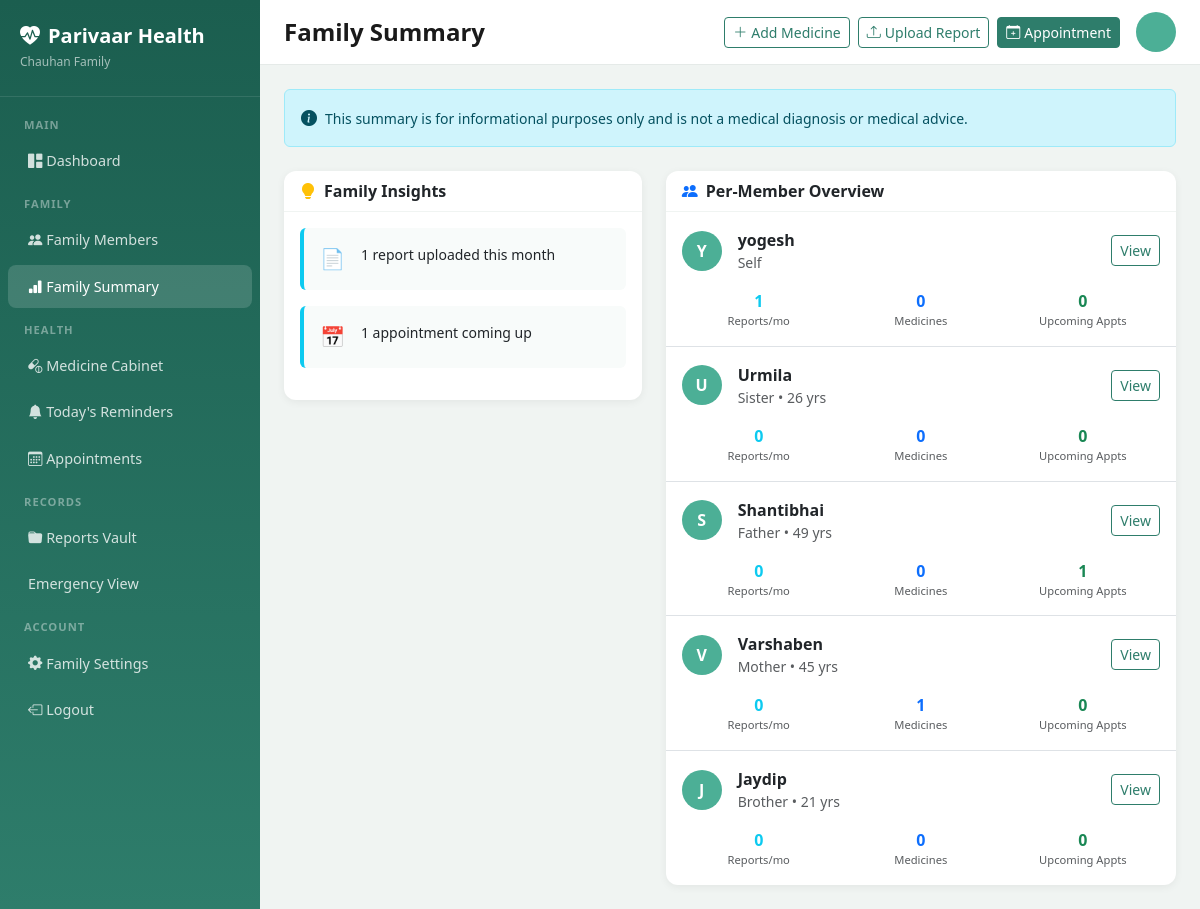
The app's page /family-summary/ (signed in) with its own data.
### accounts/models.py (models this page shows, shortened)
class Family(models.Model):
    id = models.UUIDField(primary_key=True, default=uuid.uuid4, editable=False)
    name = models.CharField(max_length=255)
    city = models.CharField(max_length=100)
    admin = models.OneToOneField(User, on_delete=models.CASCADE, related_name='admin_family')
    created_at = models.DateTimeField(auto_now_add=True)
    updated_at = models.DateTimeField(auto_now=True)
    class Meta:
        verbose_name_plural = 'Families'

class FamilyMember(models.Model):
    ROLE_CHOICES = [
        ('admin', 'Primary Caregiver (Admin)'),
        ('member', 'Secondary Member'),
        ('view_only', 'View-Only Member'),
    ]
    GENDER_CHOICES = [
        ('male', 'Male'),
        ('female', 'Female'),
        ('other', 'Other'),
    ]
    RELATIONSHIP_CHOICES = [
        ('self', 'Self'),
        ('spouse', 'Spouse'),
        ('father', 'Father'),
        ('mother', 'Mother'),
        ('son', 'Son'),
        ('daughter', 'Daughter'),
        ('grandfather', 'Grandfather'),
        ('grandmother', 'Grandmother'),
        ('brother', 'Brother'),
        ('sister', 'Sister'),
        ('other', 'Other'),
    ]
    CHRONIC_CONDITION_CHOICES = [
        ('diabetes', 'Diabetes'),
        ('hypertension', 'Hypertension/BP'),
        ('heart_disease', 'Heart Disease'),
        ('asthma', 'Asthma'),
        ('thyroid', 'Thyroid'),
        ('arthritis', 'Arthritis'),
        ('kidney_disease', 'Kidney Disease'),
        ('cancer', 'Cancer'),
        ('copd', 'COPD'),
        ('other', 'Other'),
    ]
    id = models.UUIDField(primary_key=True, default=uuid.uuid4, editable=False)
    family = models.ForeignKey(Family, on_delete=models.CASCADE, related_name='members')
    user = models.OneToOneField(User, on_delete=models.SET_NULL, null=True, blank=True, related_name='family_member')
    name = models.CharField(max_length=255)
    date_of_birth = models.DateField(null=True, blank=True)
    gender = models.CharField(max_length=10, choices=GENDER_CHOICES)
    relationship = models.CharField(max_length=20, choices=RELATIONSHIP_CHOICES)
    role = models.CharField(max_length=20, choices=ROLE_CHOICES, default='member')
    phone = models.CharField(max_length=15, blank=True)
    abha_id = models.CharField(max_length=50, blank=True, verbose_name='ABHA ID')
    abha_linked = models.BooleanField(default=False)
    abha_consent = models.BooleanField(default=False)
    profile_photo = models.ImageField(upload_to='member_photos/', blank=True, null=True)
    created_at = models.DateTimeField(auto_now_add=True)
    updated_at = models.DateTimeField(auto_now=True)
    def get_age(self):
        if self.date_of_birth:
            from datetime import date
            today = date.today()
            return today.year - self.date_of_birth.year - (
                (today.month, today.day) < (self.date_of_birth.month, self.date_of_birth.day)
            )
        return None

### core/views.py (the view)
# urls.py: path('family-summary/', views.FamilySummaryView.as_view(), name='family_summary'),
class FamilySummaryView(LoginRequiredMixin, TemplateView):
    template_name = 'core/family_summary.html'
    def get_context_data(self, **kwargs):
        ctx = super().get_context_data(**kwargs)
        family = get_object_or_404(Family, admin=self.request.user)
        today = date.today()
        thirty_days_ago = today - timedelta(days=30)
        month_start = today.replace(day=1)
        insights = []
        reports_count = Report.objects.filter(family=family, created_at__date__gte=month_start).count()
        if reports_count:
            insights.append({
                'icon': '📄',
                'text': f'{reports_count} report{"s" if reports_count > 1 else ""} uploaded this month',
                'type': 'info'
            })
        bp_members = FamilyMember.objects.filter(
            family=family,
            medicines__name__icontains='bp'
        ).distinct()
        if not bp_members.exists():
            bp_members = FamilyMember.objects.filter(
                family=family,
                medicines__name__icontains='amlodipin'
            ).distinct()
        active_bp_count = Medicine.objects.filter(
            member__family=family,
            is_active=True,
            name__icontains='amlodipin'
        ).count()
        if active_bp_count:
            insights.append({
                'icon': '💊',
                'text': f'{active_bp_count} member{"s" if active_bp_count > 1 else ""} on active BP medication',
                'type': 'info'
            })
        missed = MedicineReminder.objects.filter(
            medicine__member__family=family,
            scheduled_time__date__gte=thirty_days_ago,
            status='missed'
        ).count()
        if missed:
            insights.append({
                'icon': '⚠️',
                'text': f'{missed} medicine dose{"s" if missed > 1 else ""} missed in the last 30 days',
                'type': 'warning'
            })
        upcoming = Appointment.objects.filter(
            family=family,
            status='scheduled',
            date_time__date__gte=today
        ).count()
        if upcoming:
            insights.append({
                'icon': '📅',
                'text': f'{upcoming} appointment{"s" if upcoming > 1 else ""} coming up',
                'type': 'info'
            })
        low_stock = sum(1 for m in Medicine.objects.filter(member__family=family, is_active=True) if m.is_low_stock())
        if low_stock:
            insights.append({
                'icon': '🔴',
                'text': f'{low_stock} medicine{"s" if low_stock > 1 else ""} running low on stock',
                'type': 'danger'
            })
        members_summary = []
        for member in family.members.all():
            member_reports = member.reports.filter(report_date__gte=thirty_days_ago).count()
            member_medicines = member.medicines.filter(is_active=True).count()
            member_appointments = member.appointments.filter(
                status='scheduled', date_time__date__gte=today
            ).count()
            members_summary.append({
                'member': member,
                'reports_this_month': member_reports,
                'active_medicines': member_medicines,
                'upcoming_appointments': member_appointments,
                'chronic_conditions': member.chronic_conditions.all(),
            })
        ctx.update({
            'family': family,
            'insights': insights,
            'members_summary': members_summary,
            'disclaimer': 'This summary is for informational purposes only and is not a medical diagnosis or medical advice.'
        })
        return ctx

### templates/core/family_summary.html (shortened to what this page needs)
{% extends 'base.html' %}
{% block page_title %}Family Summary{% endblock %}
{% block content %}
<div class="alert alert-info d-flex align-items-center gap-2 mb-4" role="alert">
    <i class="bi bi-info-circle-fill"></i>
    <small>{{ disclaimer }}</small>
</div>
<div class="row g-4">
    <div class="col-lg-5">
        <div class="card">
            <div class="card-header"><i class="bi bi-lightbulb-fill text-warning me-2"></i>Family Insights</div>
            <div class="card-body">
                {% if insights %}
                {% for insight in insights %}
                <div class="d-flex align-items-start gap-3 mb-3 p-3 rounded" style="background:#F8FBFA;border-left:4px solid {% if insight.type == 'danger' %}#dc3545{% elif insight.type == 'warning' %}#ffc107{% else %}#0dcaf0{% endif %};">
                    <span class="fs-5">{{ insight.icon }}</span>
                    <span class="small">{{ insight.text }}</span>
                </div>
                {% endfor %}
                {% else %}
                <div class="text-center py-4">
                    <i class="bi bi-bar-chart text-muted display-4"></i>
                    <p class="text-muted mt-2">Add health data to see family insights</p>
                </div>
                {% endif %}
            </div>
        </div>
    </div>
    <div class="col-lg-7">
        <div class="card">
            <div class="card-header"><i class="bi bi-people-fill text-primary me-2"></i>Per-Member Overview</div>
            <div class="card-body p-0">
                {% for item in members_summary %}
                <div class="p-3 {% if not forloop.last %}border-bottom{% endif %}">
                    <div class="d-flex align-items-center gap-3 mb-2">
                        <div class="member-avatar">{{ item.member.name|first|upper }}</div>
                        <div class="flex-grow-1">
                            <div class="fw-semibold">{{ item.member.name }}</div>
                            <div class="text-muted small">{{ item.member.get_relationship_display }}{% if item.member.get_age %} &bull; {{ item.member.get_age }} yrs{% endif %}</div>
                        </div>
                        <a href="{% url 'accounts:member_detail' item.member.pk %}" class="btn btn-sm btn-outline-primary">View</a>
                    </div>
                    <div class="row g-2 text-center mt-1">
                        <div class="col-4">
                            <div class="fw-bold text-info">{{ item.reports_this_month }}</div>
                            <div class="text-muted" style="font-size:.7rem;">Reports/mo</div>
                        </div>
                        <div class="col-4">
                            <div class="fw-bold text-primary">{{ item.active_medicines }}</div>
                            <div class="text-muted" style="font-size:.7rem;">Medicines</div>
                        </div>
                        <div class="col-4">
                            <div class="fw-bold text-success">{{ item.upcoming_appointments }}</div>
                            <div class="text-muted" style="font-size:.7rem;">Upcoming Appts</div>
                        </div>
                    </div>
                </div>
                {% empty %}
                <div class="p-4 text-center text-muted">No members found</div>
                {% endfor %}
            </div>
        </div>
    </div>
</div>
{% endblock %}

### templates/base.html (shortened to what this page needs)
<!DOCTYPE html>
<html lang="en">
<head>
    <link href="https://cdn.jsdelivr.net/npm/bootstrap@5.3.0/dist/css/bootstrap.min.css" rel="stylesheet">
    <link href="https://cdn.jsdelivr.net/npm/bootstrap-icons@1.11.0/font/bootstrap-icons.css" rel="stylesheet">
</head>
<body>
    <nav class="sidebar" id="sidebar">
        <div class="sidebar-brand">
            <h5><i class="bi bi-heart-pulse-fill me-2"></i>Parivaar Health</h5>
            {% if user.is_authenticated %}
                {% if user.admin_family %}
                    <small>{{ user.admin_family.name }} Family</small>
                {% endif %}
            {% endif %}
        </div>
        {% if user.is_authenticated %}
        <ul class="nav flex-column pt-2">
            <div class="sidebar-section">Main</div>
            <li class="nav-item">
                <a class="nav-link {% if request.resolver_match.url_name == 'dashboard' %}active{% endif %}" href="{% url 'core:dashboard' %}">
                    <i class="bi bi-grid-1x2-fill"></i> Dashboard
                </a>
            </li>
            <div class="sidebar-section">Family</div>
            <li class="nav-item">
                <a class="nav-link {% if 'member' in request.path %}active{% endif %}" href="{% url 'accounts:member_list' %}">
                    <i class="bi bi-people-fill"></i> Family Members
                </a>
            </li>
            <li class="nav-item">
                <a class="nav-link {% if 'family-summary' in request.path %}active{% endif %}" href="{% url 'core:family_summary' %}">
                    <i class="bi bi-bar-chart-fill"></i> Family Summary
                </a>
            </li>
            <div class="sidebar-section">Health</div>
            <li class="nav-item">
                <a class="nav-link {% if 'medicines' in request.path %}active{% endif %}" href="{% url 'medicines:list' %}">
                    <i class="bi bi-capsule-pill"></i> Medicine Cabinet
                </a>
            </li>
            <li class="nav-item">
                <a class="nav-link" href="{% url 'medicines:today_reminders' %}">
                    <i class="bi bi-bell-fill"></i> Today's Reminders
                </a>
            </li>
            <li class="nav-item">
                <a class="nav-link {% if 'calendar' in request.path %}active{% endif %}" href="{% url 'calendar_app:list' %}">
                    <i class="bi bi-calendar3"></i> Appointments
                </a>
            </li>
            <div class="sidebar-section">Records</div>
            <li class="nav-item">
                <a class="nav-link {% if 'vault' in request.path %}active{% endif %}" href="{% url 'vault:list' %}">
                    <i class="bi bi-folder-fill"></i> Reports Vault
                </a>
            </li>
            <li class="nav-item">
                <a class="nav-link" href="{% url 'vault:emergency' %}">
                     Emergency View
                </a>
            </li>
            <div class="sidebar-section">Account</div>
            <li class="nav-item">
                <a class="nav-link" href="{% url 'accounts:edit_family' %}">
                    <i class="bi bi-gear-fill"></i> Family Settings
                </a>
            </li>
            <li class="nav-item">
                <a class="nav-link" href="{% url 'accounts:logout' %}">
                    <i class="bi bi-box-arrow-left"></i> Logout
                </a>
            </li>
        </ul>
        {% endif %}
    </nav>
    <div class="main-content">
        <div class="topbar d-flex align-items-center justify-content-between">
            <div class="d-flex align-items-center gap-3">
                <span class="page-title">{% block page_title %}Dashboard{% endblock %}</span>
            </div>
            {% if user.is_authenticated %}
            <div class="d-flex align-items-center gap-2">
                <a href="{% url 'medicines:add' %}" class="btn btn-sm btn-outline-primary d-none d-md-inline-flex align-items-center gap-1">
                    <i class="bi bi-plus-lg"></i> Add Medicine
                </a>
                <a href="{% url 'vault:upload' %}" class="btn btn-sm btn-outline-primary d-none d-md-inline-flex align-items-center gap-1">
                    <i class="bi bi-upload"></i> Upload Report
                </a>
                <a href="{% url 'calendar_app:add' %}" class="btn btn-sm btn-primary d-none d-md-inline-flex align-items-center gap-1">
                    <i class="bi bi-calendar-plus"></i> Appointment
                </a>
                <div class="member-avatar ms-2">{{ user.first_name|first|upper }}{{ user.last_name|first|upper }}</div>
            </div>
            {% endif %}
        </div>
        <div class="p-4">
            {% block content %}{% endblock %}
        </div>
    </div>
</body>
</html>

### records on screen
FamilyMember: member.name|first "Y", member.name "yogesh", member.relationship "Self", reports_this_month "1", active_medicines "0", upcoming_appointments "0"
FamilyMember: member.name|first "U", member.name "Urmila", member.relationship "Sister", member.get_age "26", reports_this_month "0", active_medicines "0", upcoming_appointments "0"
FamilyMember: member.name|first "S", member.name "Shantibhai", member.relationship "Father", member.get_age "49", reports_this_month "0", active_medicines "0", upcoming_appointments "1"
FamilyMember: member.name|first "V", member.name "Varshaben", member.relationship "Mother", member.get_age "45", reports_this_month "0", active_medicines "1", upcoming_appointments "0"
FamilyMember: member.name|first "J", member.name "Jaydip", member.relationship "Brother", member.get_age "21", reports_this_month "0", active_medicines "0", upcoming_appointments "0"

### other values on screen
{{ user.admin_family.name }} "Chauhan"
{{ disclaimer }} "This summary is for informational purposes only and is not a medical diagnosis or medical advice."
{{ insight.icon }} "📄" "📅"
{{ insight.text }} "1 report uploaded this month" "1 appointment coming up"
